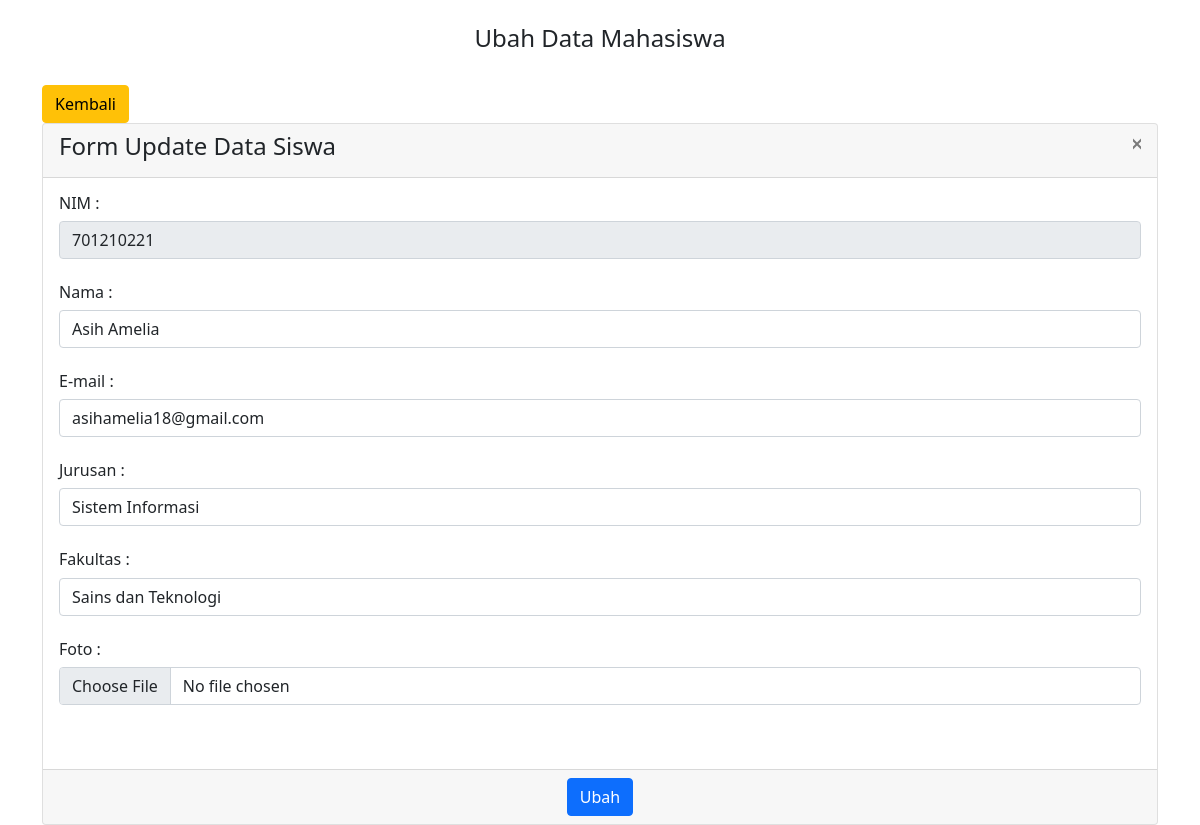
Page /z/update_siswa.php?nim=701210221 on the committed database.
### tables this page shows
CREATE TABLE `jj` (
  `nim` int(11) NOT NULL,
  `nama` varchar(50) NOT NULL,
  `email` varchar(50) NOT NULL,
  `jurusan` varchar(50) NOT NULL,
  `fakultas` varchar(50) NOT NULL,
  `foto` text NOT NULL
);

### z/update_siswa.php (the view, shortened to what this page needs)
<?php
include 'koneksi.php';
include 'proses_siswa.php';
?>
<!DOCTYPE html>
<html lang="en">
<head>
    <link href="https://cdn.jsdelivr.net/npm/bootstrap@5.1.3/dist/css/bootstrap.min.css" rel="stylesheet">
</head>
<body>
    <div class="container-sm">
        <br>
        <div class="text-center">
            <h4>Ubah Data Mahasiswa</h4>
            <br>
        </div>
        <div class="col text-start">
            <a class="btn btn-warning" href="index2.php">Kembali</a>
        </div>
        <div class="card">
            <form method="POST">
                <div class="card-header text-center">
                    <div class="row">
                        <div class="col-11 text-start">
                            <h4>Form Update Data Siswa</h4>
                        </div>
                        <div class="col-1 text-end">
                            <a class="btn-close" aria-label="Close" href="index2.php"></a>
                        </div>
                    </div>
                </div>
                <div class="form-group">
                    <div class="card-body">
                        <?php
                            $nim=$_GET['nim'];
                            $query=mysqli_query($koneksi, "select * from jj where nim='$nim'");
                            while($data=mysqli_fetch_array($query)){
                                $nim = $data['nim'];
                                $nama = $data['nama'];
                                $email = $data['email'];
                                $jurusan = $data['jurusan'];
                                $fakultas = $data['fakultas'];
                                $foto = $data['foto'];
                            }
                        ?>
                        <h6>NIM : </h6>
                        <input type="text" name="nim" class="form-control" value="<?= $nim ?>" readonly><br>
                        <h6>Nama : </h6>
                        <input type="text" name="nama" class="form-control" value="<?= $nama ?>" required><br>
                        <h6>E-mail : </h6>
                        <input type="text" name="email" class="form-control" value="<?= $email ?>" required><br>
                        <h6>Jurusan : </h6>
                        <input type="text" name="jurusan" class="form-control" value="<?= $jurusan ?>" required><br>
                        <h6>Fakultas : </h6>
                        <input type="text" name="fakultas" class="form-control" value="<?= $fakultas ?>" required><br>
                        <h6>Foto : </h6>
                        <input type="file" name="foto" class="form-control" value="<?= $foto ?>" required><br>
                        <br>
                    </div>
                </div>
                <div class="card-footer text-center">
                    <button class="btn btn-primary" type="submit" name="update-siswa">Ubah</button>
                </div>
            </form>
        </div>
    </div>
</body>
</html>

### rows in the picture
jj: nim "701210221", nama "Asih Amelia", email "asihamelia18@gmail.com", jurusan "Sistem Informasi", fakultas "Sains dan Teknologi"
